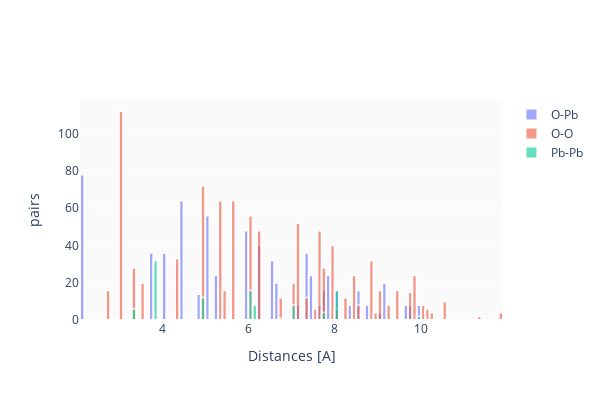
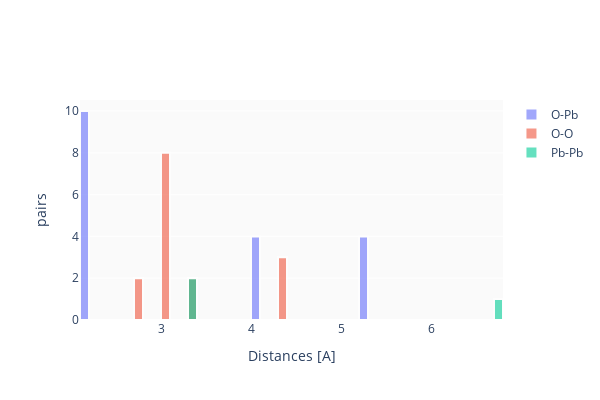

Here is the notebook cell these charts were saved with, in order:
### Markdown cell above
# plot histogram

### Code cell
cluster.plot_hist(binsize=0.1)
cluster_small.plot_hist(binsize=0.1)

### Figure 1 — Plotly figure (JSON) as saved in the notebook; plotly's stock layout.template omitted (floating-point values rounded to 4 significant figures; data arrays with more than 128 entries replaced by an {"elided": "..."} marker saying what was removed)
{"data": [{"marker": {"line": {"color": "white", "width": 2}}, "name": "O-Pb", "opacity": 0.6, "type": "histogram", "x": {"elided": "660 float values"}, "xbins": {"size": 0.1}}, {"marker": {"line": {"color": "white", "width": 2}}, "name": "O-O", "opacity": 0.6, "type": "histogram", "x": {"elided": "946 float values"}, "xbins": {"size": 0.1}}, {"marker": {"line": {"color": "white", "width": 2}}, "name": "Pb-Pb", "opacity": 0.6, "type": "histogram", "x": [3.39, 4.96, 3.895, 6.008, 4.96, 3.895, 6.008, 3.895, 7.014, 3.895, 7.791, 6.177, 8.024, 8.024, 6.008, 3.895, 4.96, 6.008, 3.895, 4.96, 6.177, 7.791, 3.895, 7.014, 3.895, 8.024, 8.024, 3.895, 3.39, 7.014, 8.024, 7.791, 3.895, 4.96, 3.895, 6.008, 6.177, 3.895, 8.024, 3.895, 8.024, 7.014, 8.024, 6.008, 8.024, 4.96, 8.024, 6.008, 7.014, 9.92, 7.791, 8.024, 7.014, 6.177, 6.008, 3.895, 4.96, 3.895, 3.895, 8.024, 3.895, 3.39, 3.895, 4.96, 3.895, 6.008, 6.177, 8.024, 3.895, 3.895, 6.008, 8.024, 4.96, 8.024, 6.008, 9.92, 7.014, 6.177, 6.008, 3.895, 4.96, 3.895, 8.024, 3.895, 3.895, 3.39, 6.177, 6.78, 6.008, 6.008, 3.895, 3.39, 6.177, 3.895, 3.895, 3.895, 3.39, 4.96, 4.96, 3.895, 3.895, 3.895, 6.008, 6.008, 7.014], "xbins": {"size": 0.1}}], "layout": {"barmode": "overlay", "height": 400, "plot_bgcolor": "rgba(0.02,0.02,0.02,0.02)", "width": 600, "xaxis": {"tickmode": "auto", "title": {"text": "Distances [A]"}}, "yaxis": {"title": {"text": "pairs"}}}}

### Figure 2 — Plotly figure (JSON) as saved in the notebook; plotly's stock layout.template omitted (floating-point values rounded to 4 significant figures)
{"data": [{"marker": {"line": {"color": "white", "width": 2}}, "name": "O-Pb", "opacity": 0.6, "type": "histogram", "x": [4.016, 2.153, 4.016, 2.169, 2.169, 5.262, 5.262, 2.169, 2.169, 2.169, 2.169, 5.262, 5.262, 2.169, 2.169, 4.016, 2.153, 4.016], "xbins": {"size": 0.1}}, {"marker": {"line": {"color": "white", "width": 2}}, "name": "O-O", "opacity": 0.6, "type": "histogram", "x": [3.057, 3.057, 3.057, 3.057, 4.307, 3.39, 2.708, 4.339, 3.057, 4.339, 2.708, 3.057, 3.39, 3.057, 3.057], "xbins": {"size": 0.1}}, {"marker": {"line": {"color": "white", "width": 2}}, "name": "Pb-Pb", "opacity": 0.6, "type": "histogram", "x": [3.39, 6.78, 3.39], "xbins": {"size": 0.1}}], "layout": {"barmode": "overlay", "height": 400, "plot_bgcolor": "rgba(0.02,0.02,0.02,0.02)", "width": 600, "xaxis": {"tickmode": "auto", "title": {"text": "Distances [A]"}}, "yaxis": {"title": {"text": "pairs"}}}}
